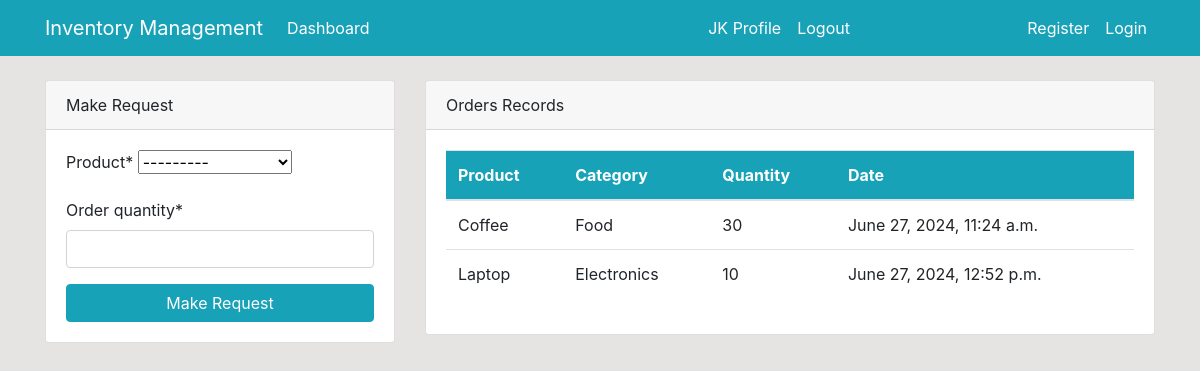
Screenshot of /dashboard/ (signed in) with the database file from the repository.
### dashboard/models.py (models this page shows, shortened)
class Order(models.Model):
    product = models.ForeignKey(Product, on_delete=models.CASCADE, null= True)
    staff = models.ForeignKey(User, models.CASCADE, null=True)
    order_quantity = models.PositiveIntegerField(null=True)
    date = models.DateTimeField(auto_now_add=True)
    class Meta:
        verbose_name_plural = 'Order'

class Product(models.Model):
    name = models.CharField(max_length=100, null=True)
    category = models.CharField(max_length=20, choices=CATEGORY, null=True)
    quantity = models.PositiveIntegerField(null=True)
    def __str__(self):
        return f'{self.name}-{self.quantity}'   #to make it look customed in django admin

### dashboard/views.py (the view)
# urls.py: path('dashboard/', views.index, name='dashboard-index'),
@login_required
def index(request):
    orders = Order.objects.all()
    products = Product.objects.all()
    workers_count = User.objects.all().count()
    products_count = Product.objects.all().count()
    orders_count = Order.objects.all().count()
    if request.method =='POST':
        form = OrderForm(request.POST)
        if form.is_valid():
            instance = form.save(commit=False)
            instance.staff = request.user #include the name of who made request to order
            instance.save()
            return redirect('dashboard-index')
    else:
        form = OrderForm()
    context ={
        'orders':orders,
        'form': form,
        'products': products,
        'workers_count': workers_count,
        'products_count': products_count,
        'orders_count': orders_count,
    }
    return render(request,'dashboard/index.html',context)

### dashboard/forms.py
class OrderForm(forms.ModelForm):
    class Meta:
        model = Order
        fields = ['product', 'order_quantity']

### templates/dashboard/index.html (shortened to what this page needs)
{% extends "partials/base.html" %}
{% block content %}
{% if user.is_authenticated and user.is_staff and user.is_superuser %}
{% include 'partials/topnav.html' %}
    <div class="container">
        <div class="row my-5">
            <div class="col-md-6">
                <div class="bg-white">
                    <canvas id="myChart1" width="400" height="300"></canvas>
                    <script>
                        var ctx = document.getElementById('myChart1').getContext('2d');
                        var myChart1 = new Chart(ctx, {
                            type: 'pie',
                            data: {
                                labels: [{% for order in orders %} '{{order.product.name}}', {% endfor %}],
                                datasets: [{
                                    label: 'Orders',
                                    data: [{% for order in orders %} {{order.order_quantity}}, {% endfor %}],
                                    backgroundColor: [
                                        'rgba(255, 99, 132, 1)',
                                        'rgba(54, 162, 235, 1)',
                                        'rgba(255, 206, 86, 1)',
                                        'rgba(75, 192, 192, 1)',
                                        'rgba(153, 102, 255, 1)',
                                        'rgba(255, 159, 64, 1)'
                                    ],
                                    borderColor: [
                                        'rgba(255, 99, 132, 1)',
                                        'rgba(54, 162, 235, 1)',
                                        'rgba(255, 206, 86, 1)',
                                        'rgba(75, 192, 192, 1)',
                                        'rgba(153, 102, 255, 1)',
                                        'rgba(255, 159, 64, 1)'
                                    ],
                                    borderWidth: 1
                                }]
                            },
                            options: {
                                scales: {
                                    yAxes: [{
                                        ticks: {
                                            beginAtZero: true
                                        }
                                    }]
                                }
                            }
                        });
                    </script>
                </div>
            </div>
            <div class="col-md-6">
                <div class="bg-white">
                    <canvas id="myChart" width="400" height="300"></canvas>
                    <script>
                        var ctx = document.getElementById('myChart').getContext('2d');
                        var myChart = new Chart(ctx, {
                            type: 'bar',
                            data: {
                                labels: [{% for product in products %} '{{product.name}}', {% endfor %}],
                                datasets: [{
                                    label: 'Products',
                                    data: [{% for product in products %} {{product.quantity}}, {% endfor %}],
                                    backgroundColor: [
                                        'rgba(255, 99, 132, 1)',
                                        'rgba(54, 162, 235, 1)',
                                        'rgba(255, 206, 86, 1)',
                                        'rgba(75, 192, 192, 1)',
                                        'rgba(153, 102, 255, 1)',
                                        'rgba(255, 159, 64, 1)'
                                    ],
                                    borderColor: [
                                        'rgba(255, 99, 132, 1)',
                                        'rgba(54, 162, 235, 1)',
                                        'rgba(255, 206, 86, 1)',
                                        'rgba(75, 192, 192, 1)',
                                        'rgba(153, 102, 255, 1)',
                                        'rgba(255, 159, 64, 1)'
                                    ],
                                    borderWidth: 1
                                }]
                            },
                            options: {
                                scales: {
                                    yAxes: [{
                                        ticks: {
                                            beginAtZero: true
                                        }
                                    }]
                                }
                            }
                        });
                    </script>
                </div>
            </div>
        </div>
    </div>
{% else %}
{% include 'dashboard/staff_index.html' %}
{% endif %}
{% endblock %}

### templates/partials/nav.html (shortened to what this page needs)
<nav class="navbar navbar-expand-lg navbar-info bg-info">
    <div class="container">
        <a class="navbar-brand text-white" href="index.html">Inventory Management</a>
        <div class="collapse navbar-collapse" id="navbarSupportedContent">
            <ul class="navbar-nav mr-auto">
                <li class="nav-item active">
                    <a class="nav-link text-white" href="{% url 'dashboard-index' %}">Dashboard </a>
                </li>
            </ul>
            <ul class="navbar-nav ml-auto">
                <li class="nav-item active">
                    <a class="nav-link text-white" href="{% url 'user-profile' %}">{{user.username}} Profile </a>
                </li>
                <li class="nav-item">
                    <a class="nav-link text-white" href="{% url 'user-logout' %}">Logout</a>
                </li>
            </ul>
            <ul class="navbar-nav ml-auto">
                <li class="nav-item active">
                    <a class="nav-link text-white" href="{% url 'user-register' %}">Register </a>
                </li>
                <li class="nav-item">
                    <a class="nav-link text-white" href="{% url 'user-login' %}">Login</a>
                </li>
            </ul>
        </div>
    </div>
</nav>

### templates/dashboard/staff_index.html (shortened to what this page needs)
{% load crispy_forms_tags %}
<div>
    <div class="row mt-4">
        <div class="col-md-4">
            <div class="card">
                <div class="card-header">
                    Make Request
                </div>
                <div class="card-body">
                    <form method="POST">
                        {{ form|crispy }}
                        <input class="btn btn-info btn-block" type="submit" value="Make Request">
                    </form>
                </div>
            </div>
        </div>
        <div class="col-md-8">
            <div class="card">
                <div class="card-header">
                    Orders Records
                </div>
                <div class="card-body">
                    <table class="table bg-white">
                        <thead class="bg-info text-white">
                            <tr>
                                <th scope="col">Product</th>
                                <th scope="col">Category</th>
                                <th scope="col">Quantity</th>
                                <th scope="col">Date</th>
                            </tr>
                        </thead>
                        <tbody>
                            {% for order in orders%}
                            {% if order.staff == user %}
                            <tr>
                                <td>{{order.product.name}}</td>
                                <td>{{order.product.category}}</td>
                                <td>{{order.order_quantity}}</td>
                                <td>{{order.date}}</td>
                            </tr>
                            {% endif %}
							{% endfor %}
                        </tbody>
                    </table>
                </div>
            </div>
        </div>
    </div>
</div>

### asert/style.css (style rules this page uses)
body { background: rgb(230, 227, 227); }

### rows the page displays
Order: product.name "Coffee", product.category "Food", order_quantity "30", date "June 27, 2024, 11:24 a.m."
Order: product.name "Laptop", product.category "Electronics", order_quantity "10", date "June 27, 2024, 12:52 p.m."

### other values shown
{{ user.username }} "JK"
